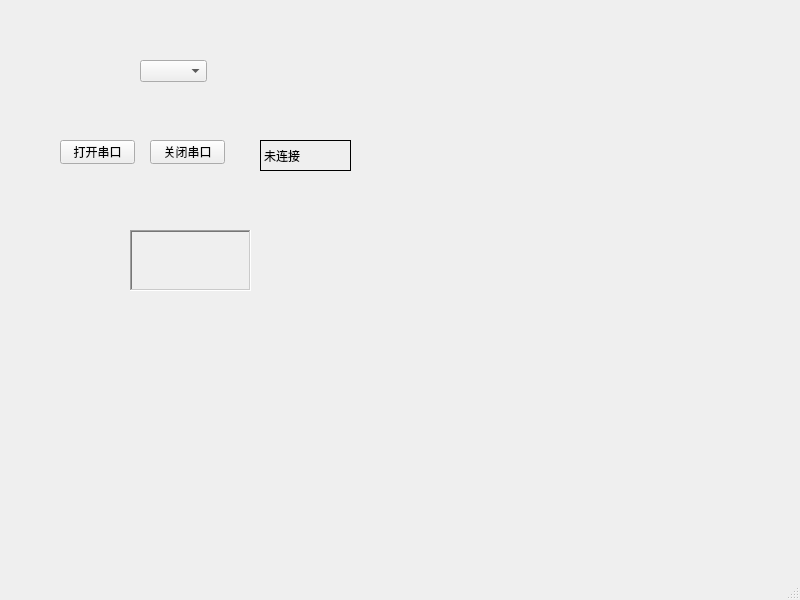
<?xml version="1.0" encoding="UTF-8"?>
<ui version="4.0">
 <class>MainWindow</class>
 <widget class="QMainWindow" name="MainWindow">
  <property name="geometry">
   <rect>
    <x>0</x>
    <y>0</y>
    <width>800</width>
    <height>600</height>
   </rect>
  </property>
  <property name="windowTitle">
   <string>MainWindow</string>
  </property>
  <widget class="QWidget" name="centralwidget">
   <widget class="QLabel" name="lblTemp">
    <property name="geometry">
     <rect>
      <x>130</x>
      <y>230</y>
      <width>121</width>
      <height>61</height>
     </rect>
    </property>
    <property name="frameShape">
     <enum>QFrame::WinPanel</enum>
    </property>
    <property name="frameShadow">
     <enum>QFrame::Sunken</enum>
    </property>
    <property name="text">
     <string/>
    </property>
   </widget>
   <widget class="QComboBox" name="portList">
    <property name="geometry">
     <rect>
      <x>140</x>
      <y>60</y>
      <width>67</width>
      <height>22</height>
     </rect>
    </property>
   </widget>
   <widget class="QPushButton" name="btnClose">
    <property name="geometry">
     <rect>
      <x>150</x>
      <y>140</y>
      <width>75</width>
      <height>24</height>
     </rect>
    </property>
    <property name="text">
     <string>关闭串口</string>
    </property>
   </widget>
   <widget class="QPushButton" name="btnOpen">
    <property name="geometry">
     <rect>
      <x>60</x>
      <y>140</y>
      <width>75</width>
      <height>24</height>
     </rect>
    </property>
    <property name="text">
     <string>打开串口</string>
    </property>
   </widget>
   <widget class="QLabel" name="lblStatus">
    <property name="geometry">
     <rect>
      <x>260</x>
      <y>140</y>
      <width>91</width>
      <height>31</height>
     </rect>
    </property>
    <property name="frameShape">
     <enum>QFrame::Panel</enum>
    </property>
    <property name="text">
     <string>未连接</string>
    </property>
   </widget>
  </widget>
  <widget class="QMenuBar" name="menubar">
   <property name="geometry">
    <rect>
     <x>0</x>
     <y>0</y>
     <width>800</width>
     <height>22</height>
    </rect>
   </property>
  </widget>
  <widget class="QStatusBar" name="statusbar"/>
 </widget>
 <resources/>
 <connections/>
</ui>
